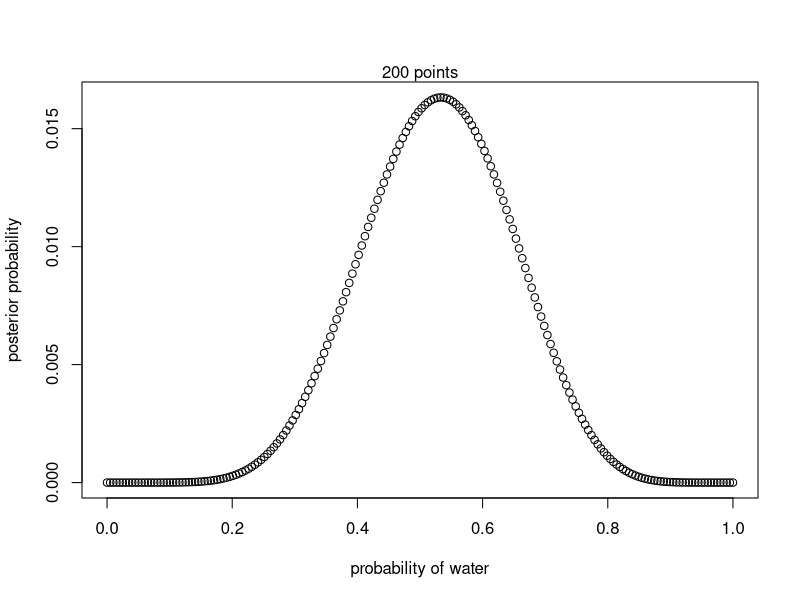
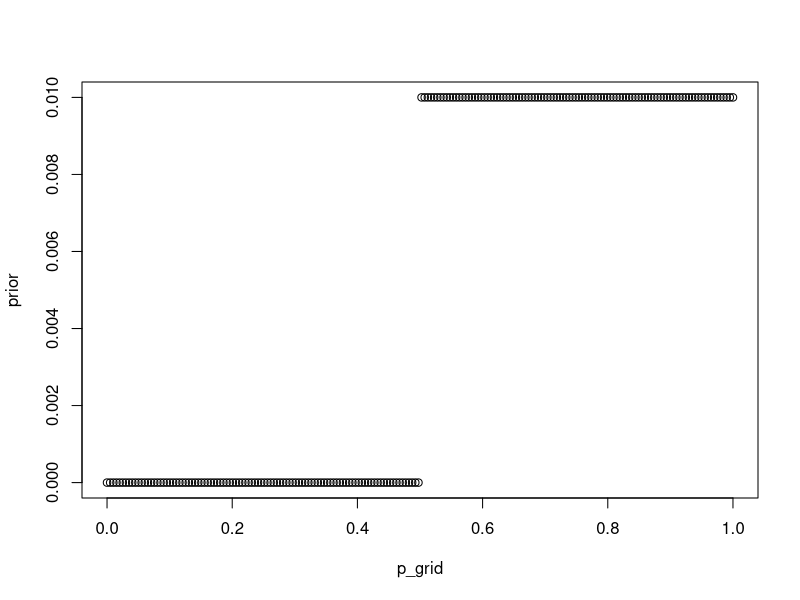
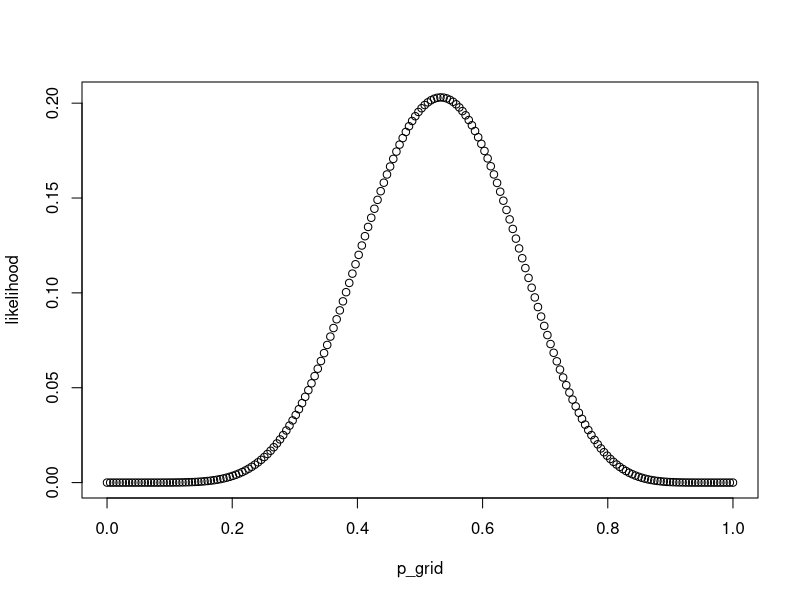
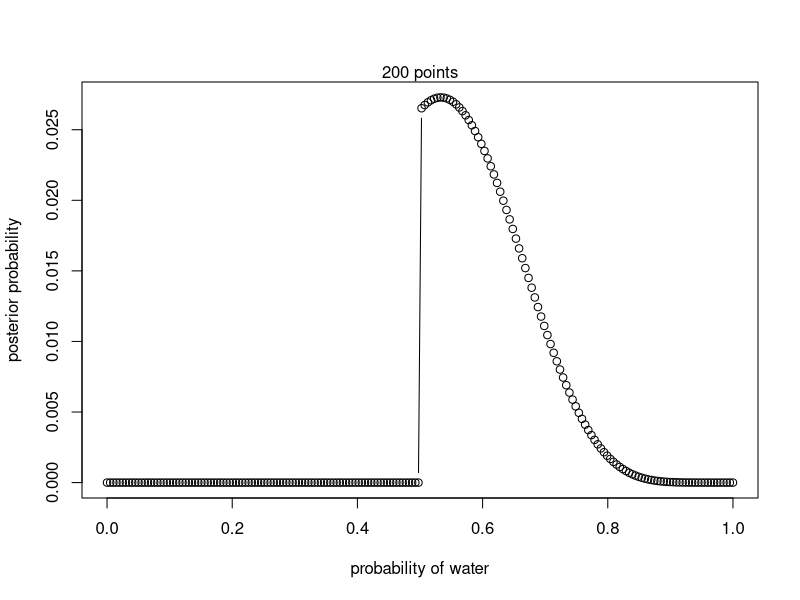

The R source for these figures, in order:
## ---- chunk 1
options(scipen=999)

# define grid
grid_res <- 200
p_grid <- seq(from = 0, to = 1, length.out = grid_res)

# define prior
prior <- rep(x = 1, times = grid_res)
prior <- prior/sum(prior)

# compute likelihood
likelihood <- dbinom(x = 8, size = 15, prob = p_grid)

# compute product of likelihood and prior
unstd.posterior <- likelihood * prior

# standardize the posterior, so it sums to 1
posterior <- unstd.posterior / sum(unstd.posterior)

plot( p_grid , posterior , type="b" ,
    xlab="probability of water" , ylab="posterior probability" )
mtext(paste(grid_res, "points"))

## ---- chunk 2
# define prior
prior <- ifelse(test = p_grid < 0.5, yes = 0, no = 1)
prior <- prior/sum(prior)
plot(p_grid, prior)

# compute likelihood
likelihood <- dbinom(x = 8, size = 15, prob = p_grid)
plot(p_grid, likelihood)
# compute product of likelihood and prior
unstd.posterior <- likelihood * prior

# standardize the posterior, so it sums to 1
posterior <- unstd.posterior / sum(unstd.posterior)

plot( p_grid , posterior , type="b" ,
    xlab="probability of water" , ylab="posterior probability" )
mtext(paste(grid_res, "points"))

## ---- chunk 3

